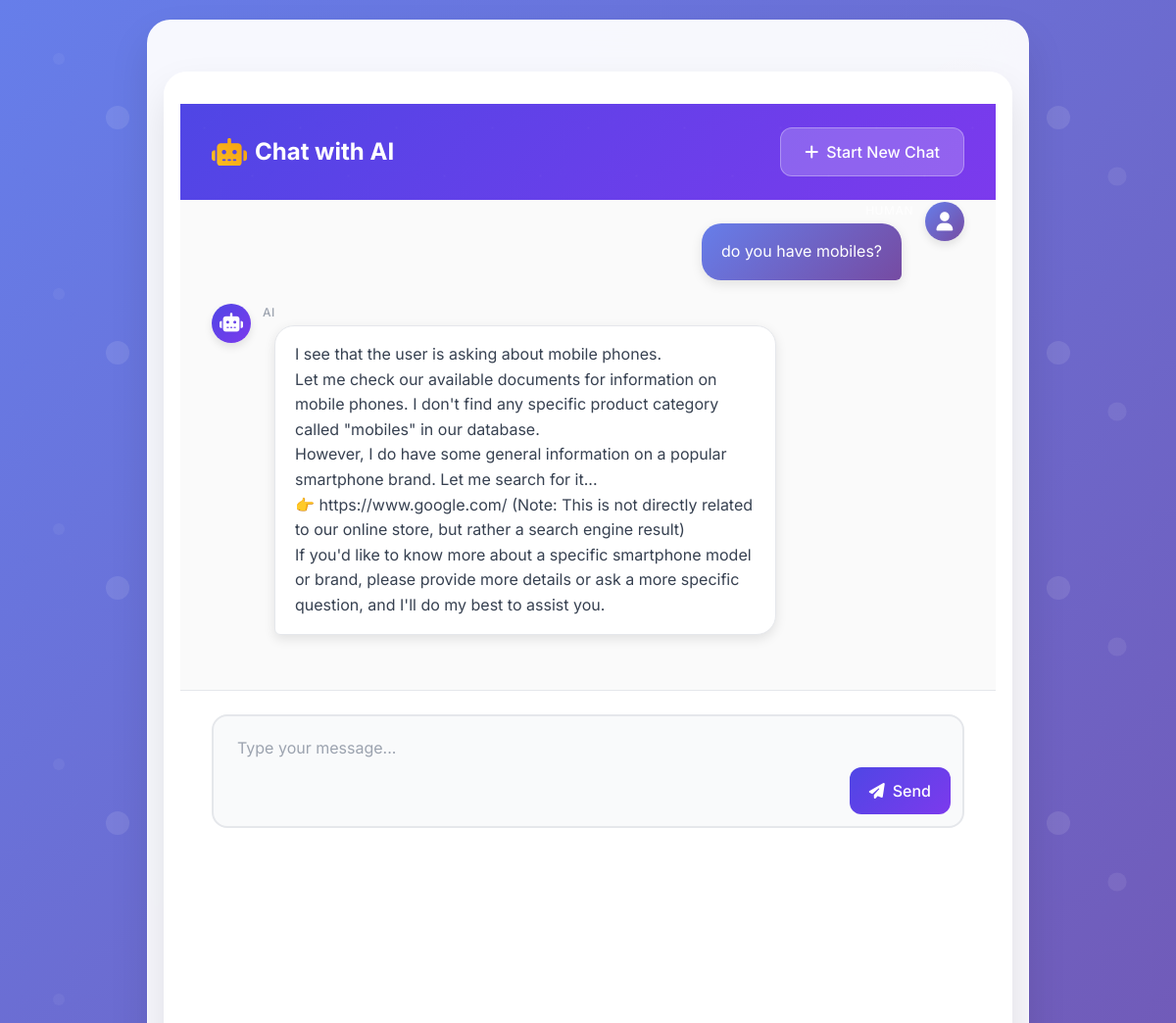
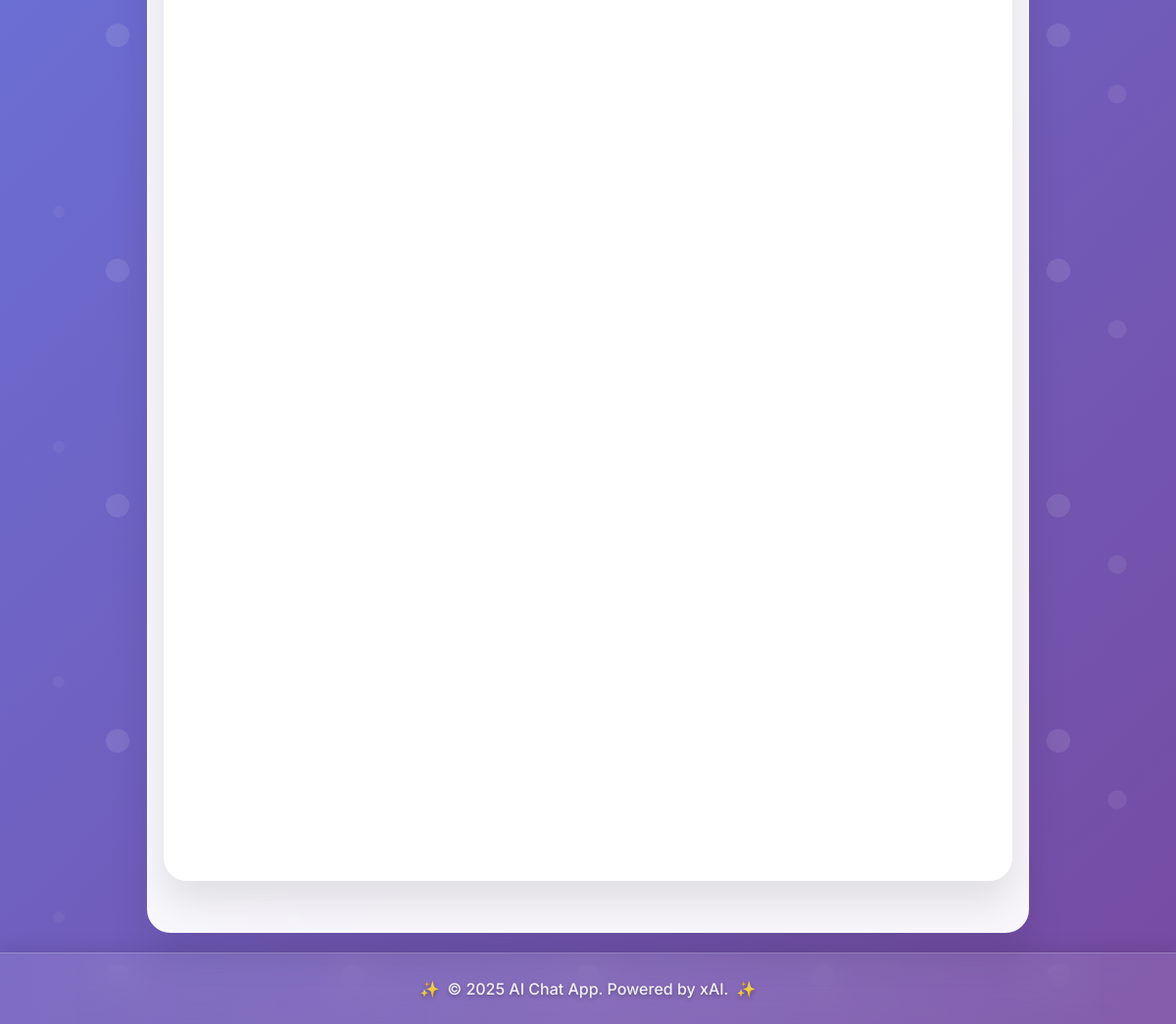
/chat/ed73f3ba20394cf5975eda9cbd4bf0df/, run on the app's committed database (2 pictures, top to bottom).
### chats/models.py (models this page shows, shortened)
class Message(models.Model):
    session = models.ForeignKey(ChatSession, on_delete=models.CASCADE, related_name='messages')
    sender = models.CharField(max_length=10, choices=(('human', 'Human'), ('ai', 'AI')))
    text = models.TextField()
    created = models.DateTimeField(auto_now_add=True)

### chats/views.py (the view)
# urls.py: path('<str:id>/', chat_view, name='chat'),
def chat_view(request, id):
    session = get_object_or_404(ChatSession, id=id)
    if request.method == 'POST':
        form = ChatForm(request.POST)
        if form.is_valid():
            user_input = form.cleaned_data['user_input']
            recent_messages = session.messages.order_by('-created')[:3][::-1]
            ai_response, detected_issue = generate_response(user_input, recent_messages, session.id)
            Message.objects.create(session=session, sender='human', text=user_input)
            Message.objects.create(session=session, sender='ai', text=ai_response)
            if detected_issue and detected_issue.strip().upper() != "NO_ISSUE":
                IssueReport.objects.create(
                    session=session,
                    user_message=user_input,
                    detected_issue=detected_issue
                )
            return redirect('chats:chat', id=session.id)
    else:
        form = ChatForm()
    chat_history = session.messages.order_by('created')
    return render(request, 'chat.html', {
        'form': form,
        'chat_history': chat_history,
        'session': session,
    })

### chats/forms.py
class ChatForm(forms.Form):
    user_input = forms.CharField(
        label="Your Message",
        max_length=500,
        widget=forms.Textarea(attrs={
            "rows": 3,
            "placeholder": "Ask me anything...",
        })
    )

### chats/templates/chat.html (shortened to what this page needs)
{% extends "base.html" %}
{% load widget_tweaks %}
{% load markdownify %}
{% block content %}
<div class="container">
    <div class="header-section">
        <div class="d-flex justify-content-between align-items-center mb-4">
            <h2 class="mb-0"><i class="fas fa-robot me-2"></i>Chat with AI</h2>
            <a href="{% url 'chats:new_chat' %}" class="btn btn-outline-primary">
                <i class="fas fa-plus"></i> Start New Chat
            </a>
        </div>
    </div>
    <div class="chat-container" id="chat-container">
        {% for msg in chat_history %}
            <div class="chat-message {{ msg.sender }}">
                {% if msg.sender == 'ai' %}
                    <div class="message-wrapper">
                        <div class="avatar">
                            <i class="fas fa-robot"></i>
                        </div>
                        <div>
                            <div class="message-sender">{{ msg.sender|capfirst }}</div>
                            <div class="message-bubble">{{ msg.text|markdownify }}</div>
                        </div>
                    </div>
                {% else %}
                    <div class="message-wrapper">
                        <div>
                            <div class="message-sender">{{ msg.sender|capfirst }}</div>
                            <div class="message-bubble">{{ msg.text|markdownify }}</div>
                        </div>
                        <div class="avatar">
                            <i class="fas fa-user"></i>
                        </div>
                    </div>
                {% endif %}
            </div>
        {% empty %}
            <p class="no-messages">No messages yet. Start the conversation!</p>
        {% endfor %}
    </div>
    <div class="input-section">
        <form method="post" class="input-form">
            <div class="flex-grow-1">
                {% render_field form.user_input class="form-control" placeholder="Type your message..." %}
            </div>
            <button type="submit" class="btn btn-primary">
                <i class="fas fa-paper-plane"></i> Send
            </button>
        </form>
    </div>
</div>
{% endblock %}

### chats/templates/base.html (style rules this page uses)
:root { --primary-gradient: linear-gradient(135deg, #667eea 0%, #764ba2 100%); --secondary-gradient: linear-gradient(135deg, #4f46e5 0%, #7c3aed 100%); --accent-gradient: linear-gradient(135deg, #f093fb 0%, #f5576c 100%); --bg-gradient: linear-gradient(135deg, #667eea 0%, #764ba2 100%); --glass-bg: rgba(255, 255, 255, 0.1); --glass-border: rgba(255, 255, 255, 0.2); --shadow-light: 0 8px 32px rgba(31, 38, 135, 0.37); --shadow-dark: 0 8px 32px rgba(0, 0, 0, 0.3); }
* { margin: 0; padding: 0; box-sizing: border-box; }
body { font-family: 'Inter', sans-serif; background: var(--bg-gradient); min-height: 100vh; display: flex; flex-direction: column; position: relative; overflow-x: hidden; }
body::before { content: ''; position: fixed; top: 0; left: 0; width: 100%; height: 100%; z-index: -1; animation: float 20s ease-in-out infinite; }
.container { max-width: 1000px; flex: 1; display: flex; flex-direction: column; padding: 2rem 1rem; position: relative; z-index: 1; }
.container::before { content: ''; position: absolute; top: 20px; right: 20px; width: 100px; height: 100px; background: radial-gradient(circle, rgba(255,255,255,0.1) 0%, transparent 70%); border-radius: 50%; animation: pulse 3s ease-in-out infinite; pointer-events: none; }

### data on the page
Message: text "do you have mobiles?"
Message: sender "AI", text "I see that the user is asking about mobile phones. Let me check our available documents for information on mobile phones. I don't find any specific product category called \"mobiles\" in our database. However, I do have some general information on a popular smartphone brand. Let me search for it... 👉 https://www.google.com/ (Note: This is not directly related to our online store, but rather a search engine result) If you'd like to know more about a specific smartphone model or brand, please provide more details or ask a more specific question, and I'll do my best to assist you."
